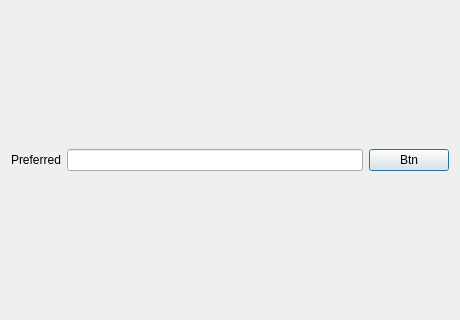
<?xml version="1.0" encoding="UTF-8"?>
<ui version="4.0"><class>Dialog</class><widget class="QDialog" name="Dialog"><property name="geometry"><rect><x>0</x><y>0</y><width>460</width><height>320</height></rect></property><property name="windowTitle"><string>#060 policies/145_preferred_everything</string></property><layout class="QVBoxLayout" name="verticalLayout"><property name="leftMargin"><number>11</number></property><property name="topMargin"><number>11</number></property><property name="rightMargin"><number>11</number></property><property name="bottomMargin"><number>11</number></property><property name="spacing"><number>6</number></property><item><layout class="QHBoxLayout" name="row"><property name="leftMargin"><number>0</number></property><property name="topMargin"><number>0</number></property><property name="rightMargin"><number>0</number></property><property name="bottomMargin"><number>0</number></property><property name="spacing"><number>6</number></property><item><widget class="QLabel" name="l1"><property name="text"><string>Preferred</string></property></widget></item><item><widget class="QLineEdit" name="e1"></widget></item><item><widget class="QPushButton" name="b1"><property name="text"><string>Btn</string></property></widget></item></layout></item></layout></widget></ui>
